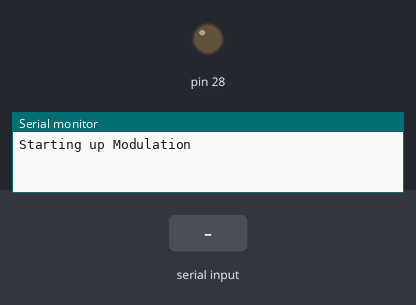
Simulated run of this sketch. Board: Teensy 3. On the bench: output pins drawn as LEDs (lit = HIGH), the last lines printed to the serial monitor. The inputs (shaded band) are chosen by the test bench.

Above: at 1.2 s.
1.3 s: "1\n" received over Serial
At 1.8 s:
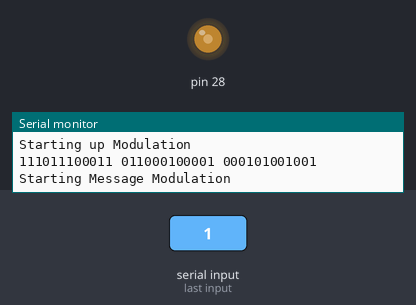
3.4 s: "2\n" received over Serial
At 4.4 s:
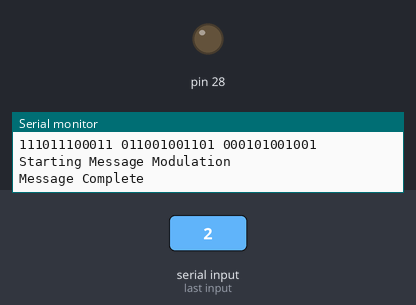
Timing chart, 0 to 6.4 s (numbered marks = the images above; inputs shaded):
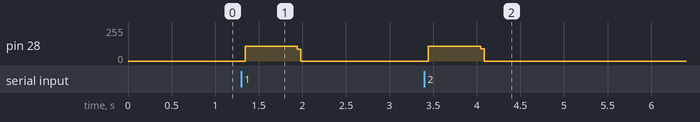

Measured:
- after the input at 1.3 s, pin 28: 0/255 → 112/255 at once, → 0/255 0.60 s later
- after the input at 3.4 s, pin 28: 0/255 → 112/255 at once, → 0/255 0.60 s later

The sketch:

FSK_MODULATION_ONLY_6_10.ino
```cpp
/*Performing FSK modulation utilizing a DAC on a teensy 3.2
 * Author: Scott Mayberry
 */

#define OUTGOING_MESSAGE_MAXIMUM_SYMBOL_SIZE 2048
#define uSECONDS_PER_SYMBOL 2000

int messageSymbolSize;
int numPeriodsPerSymbol[OUTGOING_MESSAGE_MAXIMUM_SYMBOL_SIZE];
float DACUpdateSpeedPerSymbol[OUTGOING_MESSAGE_MAXIMUM_SYMBOL_SIZE];

char outgoingMessagesBytes[OUTGOING_MESSAGE_MAXIMUM_SYMBOL_SIZE + 1];
int outgoingMessagesBytesIndex;

volatile uint16_t periodCounter;
volatile uint16_t symbolIndex;
volatile uint16_t sine_data_index;
bool modulationActive;

bool hammingActive = true;

float minFrequency = 27000;
float maxFrequency = 28000;
double minFrequencySeconds = 1.0 / minFrequency;
double maxFrequencySeconds = 1.0 / maxFrequency;

IntervalTimer outgoingSineWaveDACTimer;

//http://www.wolframalpha.com/input/?i=table+round%28100%2B412*%28sin%282*pi*t%2F20%29%2B1%29%29+from+0+to+19
// #define SINE_DATA_LENGTH 20
// int16_t sine_data[SINE_DATA_LENGTH] = {512, 639, 754, 845, 904, 924, 904, 845, 754, 639, 512, 385, 270, 179, 120, 100, 120, 179, 270, 385};

#define SINE_DATA_LENGTH 16
int16_t sine_data[SINE_DATA_LENGTH] = {512, 670, 803, 893, 924, 893, 803, 670, 512, 354, 221, 131, 100, 131, 221, 354};
//half sine amount = [512, 575, 633, 678, 708, 718, 708, 678, 633, 575, 512, 448, 391, 345, 316, 306, 316, 345, 391, 448]
void setup()
{
  Serial.begin(57600); //begin Serial communication
  while (!Serial)
  {
    ;
  }
  Serial.println("Starting up Modulation"); //Send a note saying boot up
  analogWriteResolution(10);
  //outgoingSineWaveDACTimer.begin(timer0_callback, 1.25);
  pinMode(A14, OUTPUT);
  analogWrite(A14, 0);
  reduceSineWave();
}

void reduceSineWave()
{
  for (int i = 0; i < SINE_DATA_LENGTH; i++)
  {
    sine_data[i] = (sine_data[i] - 512) / 10 + 512;
  }
}

void messageCompleteAndModulationReset()
{
  analogWrite(A14, 0);
  periodCounter = 0;
  symbolIndex = 0;
  sine_data_index = 0;
  outgoingMessagesBytesIndex = 0;
  messageSymbolSize = 0;
  Serial.println("Message Complete");
  modulationActive = false;
}

void startModulation()
{
  modulationActive = true;
  symbolIndex = 0;
  periodCounter = 0;
  sine_data_index = 0;
  outgoingSineWaveDACTimer.begin(outgoingSineWaveDACTimerCallback, DACUpdateSpeedPerSymbol[0]);
  analogWrite(A14, sine_data[0]);
}

void outgoingSineWaveDACTimerCallback()
{
  analogWrite(A14, sine_data[sine_data_index++]);
  if (sine_data_index >= SINE_DATA_LENGTH)
  {
    sine_data_index = 0;
    periodCounter++;
    if (periodCounter >= numPeriodsPerSymbol[symbolIndex])
    {
      periodCounter = 0;
      outgoingSineWaveDACTimer.update(DACUpdateSpeedPerSymbol[++symbolIndex]);
      //Serial.println(DACUpdateSpeedPerSymbol[symbolIndex - 1]);
      if (symbolIndex >= messageSymbolSize)
      {
        outgoingSineWaveDACTimer.end();
        messageCompleteAndModulationReset();
      }
    }
  }
}

void loop()
{
  if (!modulationActive)
  {
    readIncomingSerialDataForModulation();
  }
}

float convertIncomingBitToMicrosecondsPeriodForDACUpdate(int bit)
{
  if (bit == 0)
  {
    // if (minFrequencySeconds * 1000000 > float(uSECONDS_PER_SYMBOL) / SINE_DATA_LENGTH)
    // {
    //   return uSECONDS_PER_SYMBOL;
    // }
    return minFrequencySeconds * 1000000 / SINE_DATA_LENGTH;
  }
  else
  {
    return maxFrequencySeconds * 1000000 / SINE_DATA_LENGTH;
  }
}

int convertIncomingBitToNumOfPeriods(int bit)
{
  float incomingFrequencySeconds = 0;
  if (bit == 0)
  {
    // if (minFrequencySeconds * 1000000 > float(uSECONDS_PER_SYMBOL) / SINE_DATA_LENGTH)
    // {
    //   return 1;
    // }
    incomingFrequencySeconds = minFrequencySeconds * 1000000;
  }
  else
  {
    incomingFrequencySeconds = maxFrequencySeconds * 1000000;
  }
  return int(uSECONDS_PER_SYMBOL / incomingFrequencySeconds);
}

void addParityBitsToDACandPeriod(int tempBits[])
{
  int parityBits[5];
  parityBits[0] = tempBits[6] ^ tempBits[5] ^ tempBits[3] ^ tempBits[2] ^ tempBits[0];
  parityBits[1] = tempBits[6] ^ tempBits[4] ^ tempBits[3] ^ tempBits[1] ^ tempBits[0];
  parityBits[2] = tempBits[5] ^ tempBits[4] ^ tempBits[3];
  parityBits[3] = tempBits[2] ^ tempBits[1] ^ tempBits[0];
  parityBits[4] = tempBits[0] ^ tempBits[1] ^ tempBits[2] ^ tempBits[3] ^ tempBits[4] ^ tempBits[5] ^ tempBits[6] ^ parityBits[0] ^ parityBits[1] ^ parityBits[2] ^ parityBits[3];
  for (int i = 0; i < 5; i++)
  {
    Serial.print(parityBits[i]);
    convertBitToDACandPeriodUpdate(outgoingMessagesBytesIndex * 12 + 7 + i, parityBits[i]);
  }
  Serial.print(" ");
}

void convertBitToDACandPeriodUpdate(int index, int tempBit)
{
  DACUpdateSpeedPerSymbol[index] = convertIncomingBitToMicrosecondsPeriodForDACUpdate(tempBit);
  numPeriodsPerSymbol[index] = convertIncomingBitToNumOfPeriods(tempBit);
}

void readIncomingSerialDataForModulation()
{
  if (Serial.available())
  {
    if (outgoingMessagesBytesIndex == 0)
    {
      outgoingMessagesBytes[outgoingMessagesBytesIndex] = 'w';
    }
    else
    {
      outgoingMessagesBytes[outgoingMessagesBytesIndex] = Serial.read();
    }

    //Serial.print(char(outgoingMessagesBytes[outgoingMessagesBytesIndex]));
    if (hammingActive)
    {
      int tempBits[7];
      for (int i = 6; i >= 0; i--) //convert new byte into bits and then convert bits into half frequency times for interval timer
      {
        tempBits[(6 - i)] = (outgoingMessagesBytes[outgoingMessagesBytesIndex] >> i) & 1;
        Serial.print(tempBits[(6 - i)]);
        convertBitToDACandPeriodUpdate(outgoingMessagesBytesIndex * 12 + (6 - i), tempBits[(6 - i)]);
      }
      addParityBitsToDACandPeriod(tempBits);
      messageSymbolSize += 12;
    }
    else
    {
      for (int i = 7; i >= 0; i--) //convert new byte into bits and then convert bits into half frequency times for interval timer
      {
        int tempBit = (outgoingMessagesBytes[outgoingMessagesBytesIndex] >> i) & 1;
        Serial.print(tempBit);
        convertBitToDACandPeriodUpdate(outgoingMessagesBytesIndex * 8 + (7 - i), tempBit);
      }
      Serial.print(" ");
      messageSymbolSize += 8;
    }
    if (outgoingMessagesBytes[outgoingMessagesBytesIndex] == '\n') //if character is a new line, end of message
    {
      Serial.println();
      Serial.println("Starting Message Modulation");
      startModulation();
    }
    outgoingMessagesBytesIndex++;
  }
}
```
